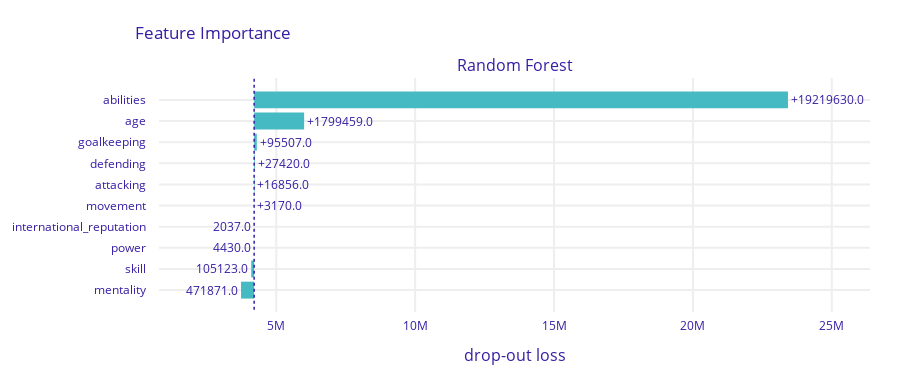

Source (notebook cell):
### Code cell
Var_Importance = explainer.model_parts(variable_groups=variable_groups, B=15, random_state=123)
Var_Importance.plot(max_vars=10, 
                    rounding_function=np.rint, 
                    digits=None, 
                    vertical_spacing=0.15,
                    title = 'Feature Importance' )

### Figure 1 — Plotly figure (JSON) as saved in the notebook; plotly's stock layout.template omitted (floating-point values rounded to 4 significant figures)
{"data": [{"base": 4203000.0, "hoverinfo": "text", "hoverlabel": {"bgcolor": "rgba(0,0,0,0.8)"}, "hovertext": ["Model: Random Forest loss after<br>variable: abilities is permuted: 23422766.0<br>Drop-out loss change: +19219630.0", "Model: Random Forest loss after<br>variable: age is permuted: 6002594.0<br>Drop-out loss change: +1799459.0", "Model: Random Forest loss after<br>variable: goalkeeping is permuted: 4298643.0<br>Drop-out loss change: +95507.0", "Model: Random Forest loss after<br>variable: defending is permuted: 4230556.0<br>Drop-out loss change: +27420.0", "Model: Random Forest loss after<br>variable: attacking is permuted: 4219991.0<br>Drop-out loss change: +16856.0", "Model: Random Forest loss after<br>variable: movement is permuted: 4206305.0<br>Drop-out loss change: +3170.0", "Model: Random Forest loss after<br>variable: international_reputation is permuted: 4201099.0<br>Drop-out loss change: -2037.0", "Model: Random Forest loss after<br>variable: power is permuted: 4198706.0<br>Drop-out loss change: -4430.0", "Model: Random Forest loss after<br>variable: skill is permuted: 4098012.0<br>Drop-out loss change: -105123.0", "Model: Random Forest loss after<br>variable: mentality is permuted: 3731265.0<br>Drop-out loss change: -471871.0"], "marker": {"color": "#46bac2"}, "orientation": "h", "showlegend": false, "text": ["+19219630.0", "+1799459.0", "+95507.0", "+27420.0", "+16856.0", "+3170.0", "2037.0", "4430.0", "105123.0", "471871.0"], "textposition": "outside", "type": "bar", "x": [19220000.0, 1799000.0, 95510.0, 27420.0, 16860.0, 3170.0, -2037.0, -4430.0, -105100.0, -471900.0], "xaxis": "x", "y": ["abilities", "age", "goalkeeping", "defending", "attacking", "movement", "international_reputation", "power", "skill", "mentality"], "yaxis": "y"}], "layout": {"annotations": [{"font": {"size": 16}, "showarrow": false, "text": "Random Forest", "x": 0.5, "xanchor": "center", "xref": "paper", "y": 1, "yanchor": "bottom", "yref": "paper"}, {"font": {"size": 16}, "showarrow": false, "text": "drop-out loss", "x": 0.5, "xanchor": "center", "xref": "paper", "y": 0, "yanchor": "top", "yref": "paper", "yshift": -30}], "font": {"color": "#371ea3"}, "height": 383, "margin": {"b": 71, "r": 30, "t": 78}, "shapes": [{"line": {"color": "#371ea3", "dash": "dot", "width": 1.5}, "type": "line", "x0": 4203000.0, "x1": 4203000.0, "xref": "x", "y0": -1, "y1": 10, "yref": "y"}], "title": {"text": "Feature Importance", "x": 0.15}, "xaxis": {"anchor": "y", "automargin": true, "domain": [0, 1], "fixedrange": true, "gridwidth": 2, "range": [777500.0, 26380000.0], "tickcolor": "white", "ticklen": 3, "ticks": "outside", "type": "linear", "zeroline": false}, "yaxis": {"anchor": "x", "automargin": true, "autorange": "reversed", "domain": [0, 1], "fixedrange": true, "gridwidth": 2, "tickcolor": "white", "ticklen": 10, "ticks": "outside", "type": "category"}}}
